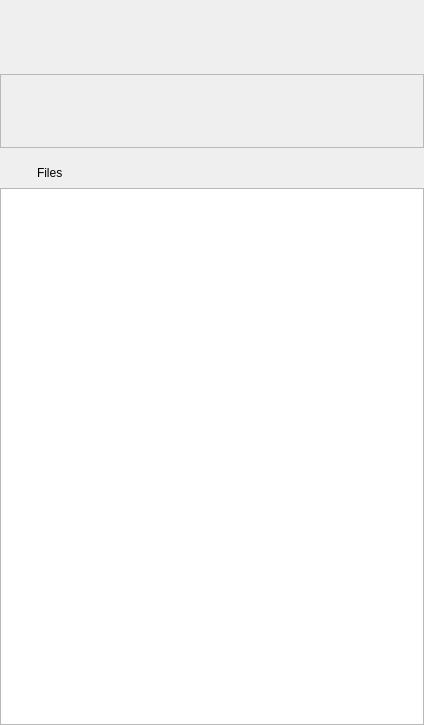
<?xml version="1.0" encoding="UTF-8"?>
<ui version="4.0">
 <class>RevisionWidget</class>
 <widget class="QWidget" name="RevisionWidget">
  <property name="geometry">
   <rect>
    <x>0</x>
    <y>0</y>
    <width>424</width>
    <height>725</height>
   </rect>
  </property>
  <property name="windowTitle">
   <string>Form</string>
  </property>
  <layout class="QVBoxLayout" name="verticalLayout">
   <property name="spacing">
    <number>10</number>
   </property>
   <property name="leftMargin">
    <number>0</number>
   </property>
   <property name="topMargin">
    <number>0</number>
   </property>
   <property name="rightMargin">
    <number>0</number>
   </property>
   <property name="bottomMargin">
    <number>0</number>
   </property>
   <item>
    <widget class="QLabel" name="labelSha">
     <property name="font">
      <font>
       <family>Ubuntu Mono</family>
      </font>
     </property>
     <property name="text">
      <string/>
     </property>
     <property name="alignment">
      <set>Qt::AlignCenter</set>
     </property>
     <property name="wordWrap">
      <bool>true</bool>
     </property>
    </widget>
   </item>
   <item>
    <widget class="QLabel" name="labelTitle">
     <property name="font">
      <font>
       <weight>75</weight>
       <bold>true</bold>
      </font>
     </property>
     <property name="text">
      <string/>
     </property>
     <property name="alignment">
      <set>Qt::AlignCenter</set>
     </property>
     <property name="wordWrap">
      <bool>true</bool>
     </property>
    </widget>
   </item>
   <item>
    <widget class="QLabel" name="labelDescription">
     <property name="text">
      <string/>
     </property>
     <property name="wordWrap">
      <bool>true</bool>
     </property>
    </widget>
   </item>
   <item>
    <widget class="QFrame" name="commitInfoFrame">
     <property name="frameShape">
      <enum>QFrame::StyledPanel</enum>
     </property>
     <property name="frameShadow">
      <enum>QFrame::Raised</enum>
     </property>
     <layout class="QVBoxLayout" name="verticalLayout_2">
      <property name="spacing">
       <number>15</number>
      </property>
      <property name="leftMargin">
       <number>0</number>
      </property>
      <property name="topMargin">
       <number>0</number>
      </property>
      <property name="rightMargin">
       <number>0</number>
      </property>
      <property name="bottomMargin">
       <number>0</number>
      </property>
      <item>
       <widget class="QLabel" name="labelAuthor">
        <property name="text">
         <string/>
        </property>
       </widget>
      </item>
      <item>
       <widget class="QLabel" name="labelDateTime">
        <property name="text">
         <string/>
        </property>
       </widget>
      </item>
      <item>
       <widget class="QLabel" name="labelEmail">
        <property name="text">
         <string/>
        </property>
       </widget>
      </item>
     </layout>
    </widget>
   </item>
   <item>
    <widget class="QFrame" name="fileTitleFrame">
     <layout class="QGridLayout" name="gridLayout">
      <property name="leftMargin">
       <number>0</number>
      </property>
      <property name="topMargin">
       <number>0</number>
      </property>
      <property name="rightMargin">
       <number>0</number>
      </property>
      <property name="bottomMargin">
       <number>0</number>
      </property>
      <property name="horizontalSpacing">
       <number>10</number>
      </property>
      <property name="verticalSpacing">
       <number>0</number>
      </property>
      <item row="0" column="4">
       <spacer name="horizontalSpacer_2">
        <property name="orientation">
         <enum>Qt::Horizontal</enum>
        </property>
        <property name="sizeHint" stdset="0">
         <size>
          <width>40</width>
          <height>20</height>
         </size>
        </property>
       </spacer>
      </item>
      <item row="0" column="2">
       <widget class="QLabel" name="label_4">
        <property name="text">
         <string>Files</string>
        </property>
       </widget>
      </item>
      <item row="0" column="1">
       <widget class="QLabel" name="labelIcon">
        <property name="text">
         <string/>
        </property>
        <property name="scaledContents">
         <bool>false</bool>
        </property>
       </widget>
      </item>
      <item row="0" column="0">
       <spacer name="horizontalSpacer">
        <property name="orientation">
         <enum>Qt::Horizontal</enum>
        </property>
        <property name="sizeType">
         <enum>QSizePolicy::Fixed</enum>
        </property>
        <property name="sizeHint" stdset="0">
         <size>
          <width>10</width>
          <height>30</height>
         </size>
        </property>
       </spacer>
      </item>
      <item row="1" column="0" colspan="5">
       <widget class="FileListWidget" name="fileListWidget">
        <property name="sizePolicy">
         <sizepolicy hsizetype="Minimum" vsizetype="Expanding">
          <horstretch>0</horstretch>
          <verstretch>0</verstretch>
         </sizepolicy>
        </property>
       </widget>
      </item>
      <item row="0" column="3">
       <widget class="QLabel" name="labelModCount">
        <property name="text">
         <string/>
        </property>
       </widget>
      </item>
     </layout>
    </widget>
   </item>
  </layout>
 </widget>
 <customwidgets>
  <customwidget>
   <class>FileListWidget</class>
   <extends>QListWidget</extends>
   <header>FileListWidget.h</header>
  </customwidget>
 </customwidgets>
 <resources/>
 <connections/>
</ui>
